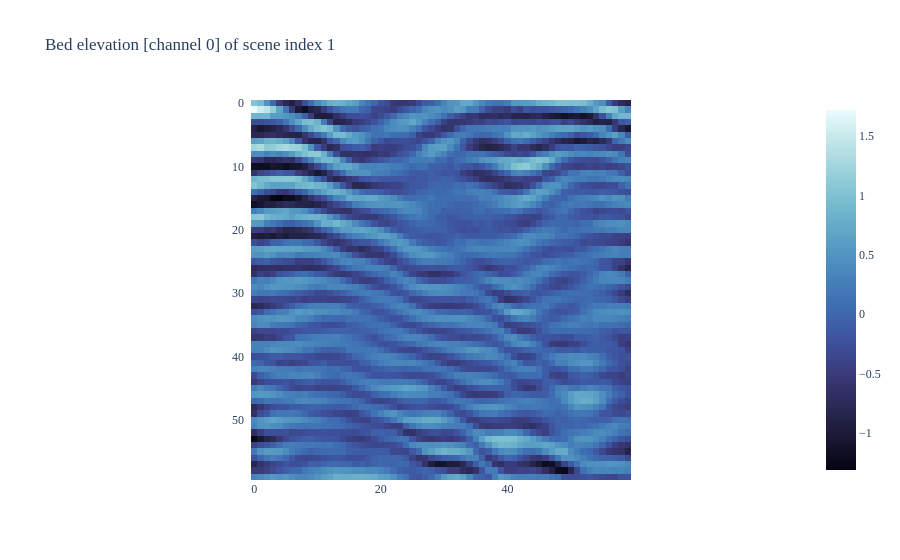

This figure's notebook cell:
### Code cell
fig = px.imshow(wavy_tensor[:, 0, :, :].squeeze() - up_nb_mean[4, :, :, :, :].squeeze(), 
                # color_continuous_scale = 'Viridis',
                # color_continuous_scale = 'algae',
                color_continuous_scale = 'ice',
                # DEFAULT for matrices: only tensor because of conversion
                origin = "upper", title = "Bed elevation [channel 0] of scene index 1")

fig.update_layout(font_family = "Times New Roman")
fig.update_yaxes(ticksuffix = "  ")

fig.show()

### Figure 1 — Plotly figure (JSON) as saved in the notebook; plotly's stock layout.template omitted (floating-point values rounded to 4 significant figures; data arrays with more than 128 entries replaced by an {"elided": "..."} marker saying what was removed)
{"data": [{"coloraxis": "coloraxis", "hovertemplate": "x: %{x}<br>y: %{y}<br>color: %{z}<extra></extra>", "name": "0", "type": "heatmap", "xaxis": "x", "yaxis": "y", "z": {"elided": "60x60 float values"}}], "layout": {"coloraxis": {"colorscale": [[0, "rgb(3, 5, 18)"], [0.09091, "rgb(25, 25, 51)"], [0.1818, "rgb(44, 42, 87)"], [0.2727, "rgb(58, 60, 125)"], [0.3636, "rgb(62, 83, 160)"], [0.4545, "rgb(62, 109, 178)"], [0.5455, "rgb(72, 134, 187)"], [0.6364, "rgb(89, 159, 196)"], [0.7273, "rgb(114, 184, 205)"], [0.8182, "rgb(149, 207, 216)"], [0.9091, "rgb(192, 229, 232)"], [1, "rgb(234, 252, 253)"]]}, "font": {"family": "Times New Roman"}, "title": {"text": "Bed elevation [channel 0] of scene index 1"}, "xaxis": {"anchor": "y", "constrain": "domain", "domain": [0, 1], "scaleanchor": "y"}, "yaxis": {"anchor": "x", "autorange": "reversed", "constrain": "domain", "domain": [0, 1], "ticksuffix": "  "}}}
